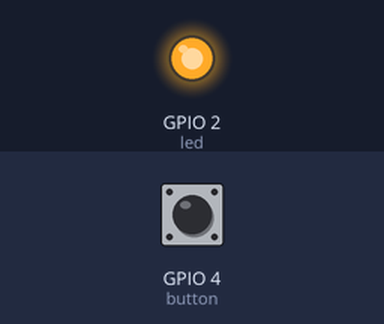
Simulated run of this program. Board: ESP32 board running MicroPython. Shown: output pins drawn as LEDs (lit = HIGH). Dashed ring = blinking. The inputs (shaded band) are chosen by the test bench; at power-on: GPIO 4 (button) HIGH. The clock reads 2024-03-15 10:24:30 at power-on unless the program sets it.

Above: at 1.2 s.
1.3 s: GPIO 4 (button) pulled LOW for 3.2 s
At 4.1 s:
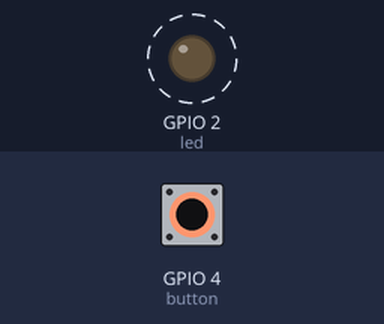
Timing chart, 0 to 6.1 s (numbered marks = the images above; inputs shaded):
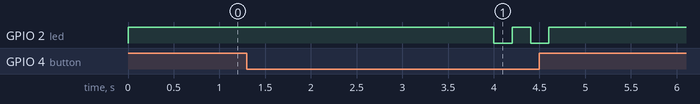

The program:

delay_wTimers.py
```python
from machine import Pin
from time import time, sleep
interval_time = 2
last_time = 0

led = Pin(2, Pin.OUT)
button = Pin(4, Pin.IN, Pin.PULL_UP)

while True:
    buttonState = button.value()
    if buttonState == 1:
        last_time = time()
        led.value(1)
#         neu elif false thi led blink voi delay 0.2s
    elif (time() - last_time) > interval_time:
        led.value(not led.value())
        sleep(0.2)
```

Measured:
- after the input at 1.3 s, GPIO 2 (led): alternates HIGH for 0.20 s and LOW for 0.20 s, 4 changes in all, then stays HIGH, starting after 2.7 s
